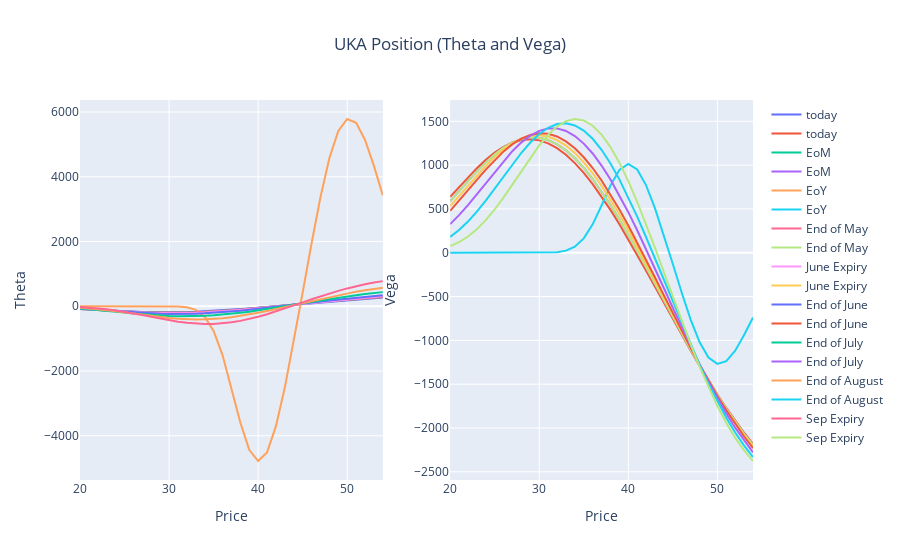

The notebook cell saved with this chart:
### Code cell
fig = make_subplots(rows=1, cols=2)
for i in range(0,len(fig_d.data)):
    fig.add_trace(fig_t.data[i], row=1, col=1)
    fig.add_trace(fig_v.data[i], row=1, col=2)

fig.update_layout(title={'text': 'UKA Position (Theta and Vega)','x': 0.5,'xanchor': 'center'})

fig.update_xaxes(title_text="Price", row=1, col=1)
fig.update_yaxes(title_text="Theta", row=1, col=1)
fig.update_xaxes(title_text="Price", row=1, col=2)
fig.update_yaxes(title_text="Vega", row=1, col=2)
fig.show()
